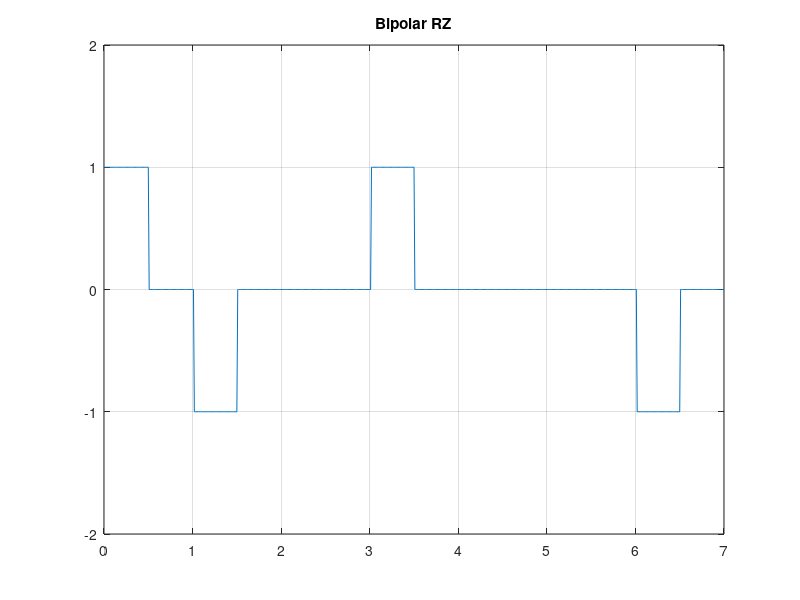

The MATLAB source for this figure:
% Name: Priyadarshan Ghosh
% Roll no.: 72
% RZ bipolar Line Coding
clc;
clf;
N = 7;
%n = randi([0 1], 1, N)
n = [1 1 0 1 0 0 1];
% Bipolar Mapping
f = 1;
for m=1:N
    if n(m) == 1
        if f == 1
            nn(m)=1;
            f = -1;
        else
            nn(m) = -1;
            f = 1;
        end
    else
        nn(m) = 0;
    end
end
% RZ Pulse Shaping
i = 1; 
a = 0;
b = 0.5;
t = 0:.01:length(n);
for j = 1:length(t)
    if t(j) >= a && t(j) <= b
        y(j) = nn(i);
    elseif t(j) > b && t(j) <= i
        y(j) = 0;
    else
        i = i + 1;
        a = a + 1;
        b = b + 1; 
    end      
end

plot(t,y);
axis([0 N -2 2]);
title('Bipolar RZ');
grid on;